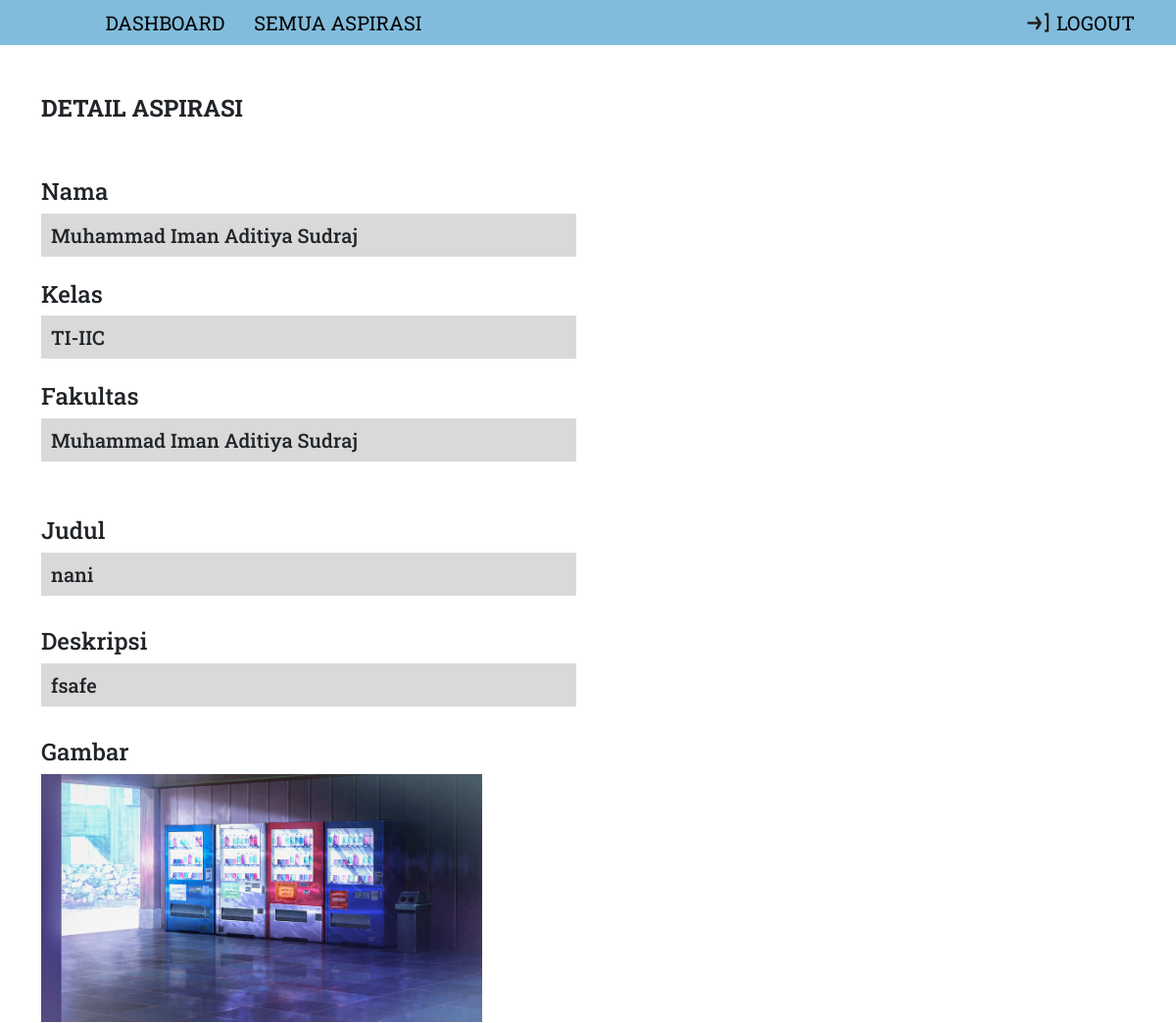
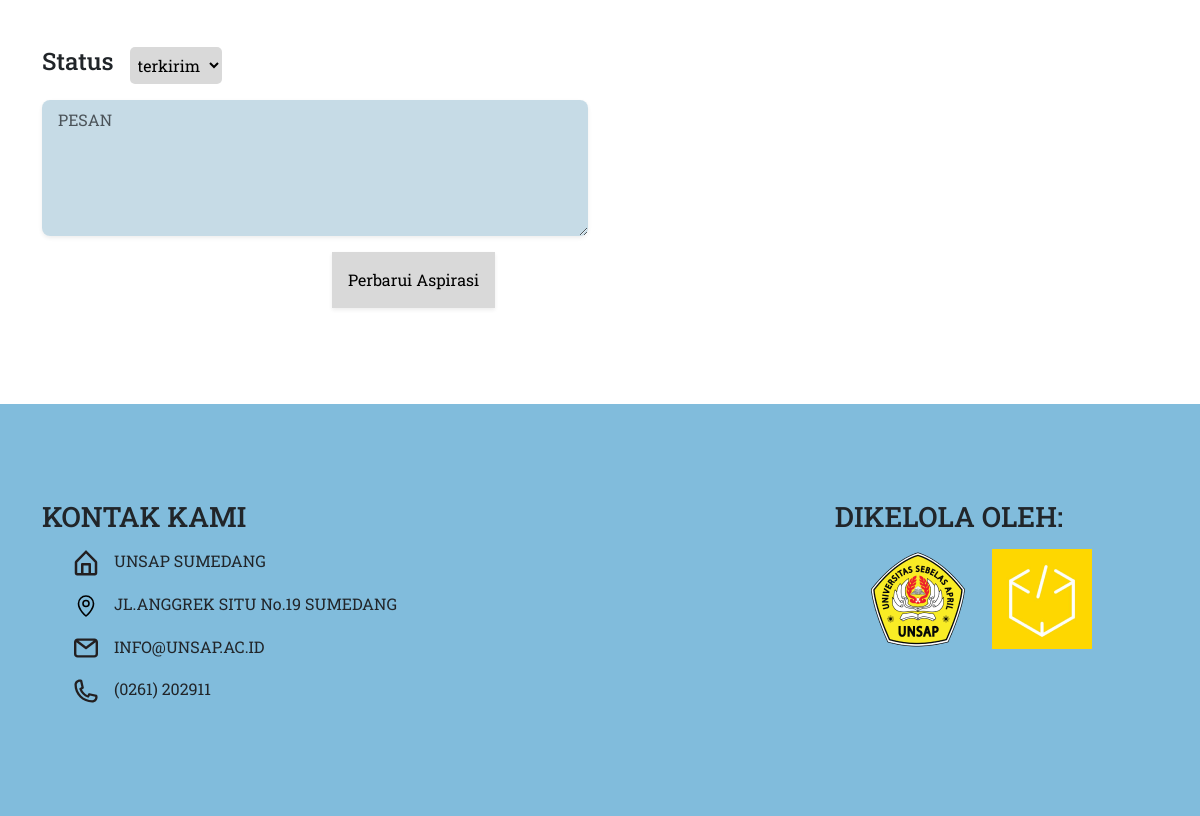
Screenshot of /admin/page/detailaspirasi.php?id=21 (signed in) with the database file from the repository (2 pictures, top to bottom).
### tables this page shows
CREATE TABLE `aspirasi` (
  `id` int(11) NOT NULL,
  `npm` varchar(12) NOT NULL,
  `judul` varchar(35) NOT NULL,
  `deskripsi` varchar(300) NOT NULL,
  `tanggal` date NOT NULL DEFAULT current_timestamp(),
  `waktu` datetime NOT NULL DEFAULT current_timestamp(),
  `status` enum('terkirim','diproses','selesai','') NOT NULL DEFAULT 'terkirim',
  `gambar` varchar(40) NOT NULL,
  `pesan` varchar(150) NOT NULL
);

CREATE TABLE `mahasiswa` (
  `npm` varchar(12) NOT NULL,
  `password` varchar(80) NOT NULL,
  `nama` varchar(50) NOT NULL,
  `kelas` varchar(12) NOT NULL,
  `fakultas` varchar(12) NOT NULL
);

### admin/func/autoload.php (called while the page is built, shortened)
<?php
$aspirasi = new Aspirasi();

### admin/func/Database.php (called while the page is built, shortened)
<?php
class Database {
    public function __construct() {
        $this->connect = mysqli_connect("localhost", "root", "", "aspirasi");
    }
}

### admin/func/Aspirasi.php (called while the page is built, shortened)
<?php
class Aspirasi extends Database {
    public function selectDetailAspirasi($id) {
        $sql = "SELECT  mahasiswa.nama, mahasiswa.kelas, mahasiswa.fakultas, aspirasi.judul, aspirasi.deskripsi, aspirasi.tanggal, aspirasi.status, aspirasi.gambar, aspirasi.pesan FROM aspirasi, mahasiswa WHERE aspirasi.id = $id AND mahasiswa.npm = aspirasi.npm;
        ";
        $query = mysqli_query($this->connect, $sql);
        return mysqli_fetch_assoc($query);
    }
}

### admin/page/detailaspirasi.php (the view, shortened to what this page needs)
<?php
require("../func/autoload.php");
$data = $aspirasi->selectDetailAspirasi($_GET["id"]);
?>
<!DOCTYPE html>
<html lang="en">
  <head>
    <link rel="stylesheet" href="../assets/css/style.css" />
    <link
      href="https://cdn.jsdelivr.net/npm/bootstrap@5.3.0-alpha3/dist/css/bootstrap.min.css"
      rel="stylesheet"
    />
  </head>
  <body>
    <?php require("navbar.php") ?>
    <section class="detail-aspirasi py-5">
      <div class="container py-5">
        <div class="detail-asp-page">
          <div class="row pb-5">
            <div class="col-6">
              <h1 class="fs-4"><b>DETAIL ASPIRASI</b></h1>
            </div>
          </div>
          <div class="row">
            <div class="col-6 mb-3">
              <h1 class="fs-4">Nama</h1>
              <h2 class="profile-form fs-5"><?= $data["nama"] ?></h2>
            </div>
          </div>
          <div class="row">
            <div class="col-6 mb-3">
              <h1 class="fs-4">Kelas</h1>
              <h2 class="profile-form fs-5"><?= $data["kelas"] ?></h2>
            </div>
          </div>
          <div class="row mb-5">
            <div class="col-6">
              <h1 class="fs-4">Fakultas</h1>
              <h2 class="profile-form fs-5"><?= $data["nama"] ?></h2>
            </div>
          </div>
          <div class="row mb-4">
            <div class="col-6">
              <h1 class="fs-4">Judul</h1>
              <h2 class="profile-form fs-5"><?= $data["judul"] ?></h2>
            </div>
          </div>
          <div class="row mb-4">
            <div class="col-6">
              <h1 class="fs-4">Deskripsi</h1>
              <h2 class="profile-form fs-5">
              <?= $data["deskripsi"] ?>
              </h2>
            </div>
          </div>
          <div class="row mb-5">
            <div class="col-6">
              <h1 class="fs-4">Gambar</h1>
                <?php if(strlen($data["gambar"]) === 0) : ?>
                    <p>tidak memiliki gambar</p>
                <?php else : ?>
                    <img width="450" src="../../assets/img/<?= $data["gambar"] ?>" alt="">
                <?php endif; ?>
            </div>
          </div>
            <form action="" method="post" id="form">
                <div class="row mb-3">
                    <div class="col-6" style="display: flex">
                    <h1 class="fs-4 me-3">Status</h1>
                    <select
                        class="p-1"
                        style="
                        background-color: #d9d9d9;
                        border: none;
                        border-radius: 5px;
                        "
                        name="status"
                    >
                        <?php
                            $option = ["terkirim", "diproses", "selesai"];
                            $disabled = "disabled";
                            foreach($option as $opt) {
                                $selected = "";
                                if($data["status"] === $opt) {
                                    $disabled = "";
                                    $selected = "selected";
                                }
                                echo "<option value=\"$opt\" $disabled $selected>$opt</option>";
                            }
                        ?>
                    </select>
                    </div>
                </div>
                <div class="row mb-3">
                    <div class="col-6">
                    <textarea
                        style="background-color: #659dbb5e"
                        rows="5"
                        placeholder="PESAN"
                        class="form-control form-control-lg fs-6 border-0 shadow-sm"
                        name="pesan"
                    ><?= $data["pesan"] ?></textarea>
                    </div>
                </div>
                <div class="row">
                    <div class="col-8 offset-3" style="margin-left: 290px;">
                        <button
                            style="background-color: #d9d9d9;"
                            class="button-gambar p-3 border-0 shadow-sm"
                            type="submit"
                            name="edit"
                        >
                            Perbarui Aspirasi
                        </button>
                    </div>
                </div>
            </form>
        </div>
      </div>
    </section>
    <?php require("contact.php") ?>
  </body>
</html>

### admin/assets/css/style.css (style rules this page uses)
:root { --primary-color: #81bcdc; }
* { font-family: "Roboto Slab", serif; }
.profile-form { background-color: #d9d9d9; padding: 10px; }

### rows the page displays
aspirasi: mahasiswa.nama "Muhammad Iman Aditiya Sudraj", mahasiswa.kelas "TI-IIC", judul "nani", deskripsi "fsafe", gambar (picture)

### other values shown
form field status "terkirim"
